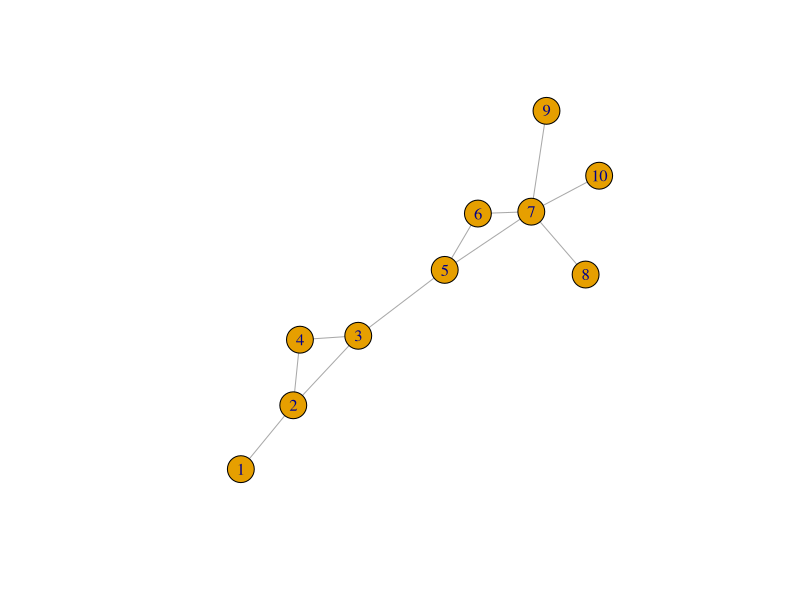
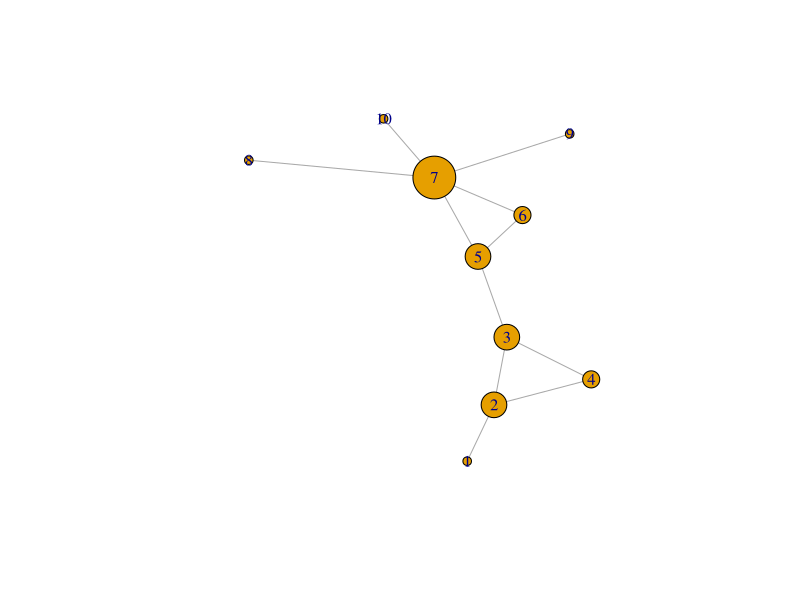
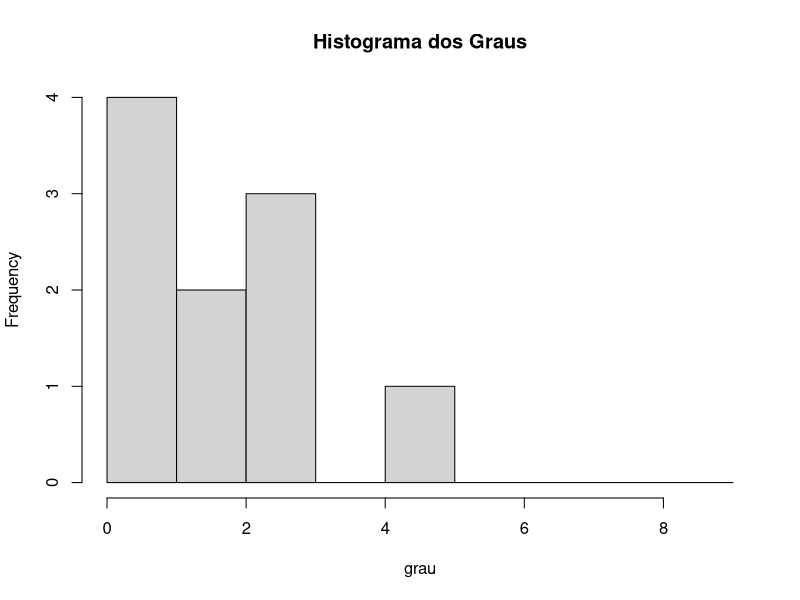
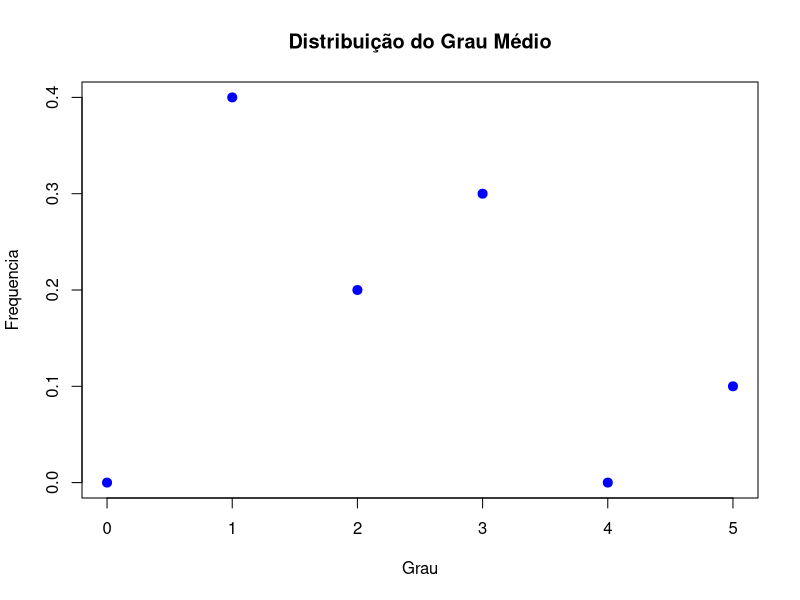

The R script that drew these images, in order:
library(igraph)

#
# Limpa workspace e variáveis
#
ls()
rm(list=ls())
graphics.off()

network <- graph.empty (10, directed = FALSE)
ecount(network)

colection.edges <- c(1,2, 
               2,3, 
               2,4, 
               4,3, 
               3,5,
               5,6,
               5,7,
               6,7,
               7,8,
               7,9,
               7,10)

network <- add.edges(network, colection.edges)

plot(network)

#matriz de adjacências
matrixA <- get.adjacency(network)
sum(matrixA)

#<k> 
#grau medio
kMedio <- mean(degree(network))

#grau
grau <- degree(network, mode = "all")

plot(network, vertex.size=grau*5)

#histograma
h <- hist(grau, breaks = 1:vcount(network) - 1, main = "Histograma dos Graus")


#densidade
graph.density(network)
edge_density(network, loops = FALSE)

#Distribuição do Grau Médio - P(k)
deg.dist <- degree_distribution(network,mode="all",
                                cumulative=FALSE)

plot(x=0:5,y=deg.dist, pch=19, cex=1.2,
     xlab="Grau",
     ylab="Frequencia",
     type="p",
     col="blue",
     main = "Distribuição do Grau Médio")


#Segundo Momento do Grau - <K>2
grau <- grau^2
sum.grau.square = sum(grau)
total.grau <- length(grau)

kQuadrado <- sum.grau.square / total.grau
kQuadrado

#Calcula da Variancia
variancia <- kQuadrado - kMedio^2
variancia